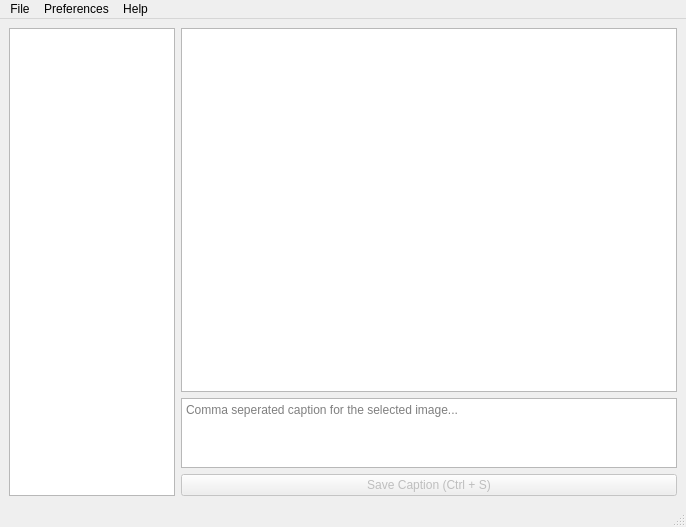
<?xml version="1.0" encoding="UTF-8"?>
<ui version="4.0">
 <class>MainWindow</class>
 <widget class="QMainWindow" name="MainWindow">
  <property name="geometry">
   <rect>
    <x>0</x>
    <y>0</y>
    <width>686</width>
    <height>527</height>
   </rect>
  </property>
  <property name="windowTitle">
   <string>Files</string>
  </property>
  <property name="statusTip">
   <string>Ready</string>
  </property>
  <widget class="QWidget" name="centralwidget">
   <layout class="QGridLayout" name="gridLayout">
    <item row="0" column="0">
     <layout class="QHBoxLayout" name="horizontalLayout" stretch="25,75">
      <property name="sizeConstraint">
       <enum>QLayout::SetMaximumSize</enum>
      </property>
      <property name="topMargin">
       <number>0</number>
      </property>
      <item>
       <widget class="QListWidget" name="listFile">
        <property name="toolTip">
         <string>List of files in the folder</string>
        </property>
        <property name="statusTip">
         <string>List of files in the folder</string>
        </property>
        <property name="frameShape">
         <enum>QFrame::StyledPanel</enum>
        </property>
       </widget>
      </item>
      <item>
       <layout class="QVBoxLayout" name="verticalLayout" stretch="90,10">
        <item>
         <widget class="QGraphicsView" name="img"/>
        </item>
        <item>
         <layout class="QGridLayout" name="gridLayout_4">
          <item row="1" column="0">
           <widget class="QPushButton" name="btnSaveCaption">
            <property name="enabled">
             <bool>false</bool>
            </property>
            <property name="toolTip">
             <string>Write the caption to a file</string>
            </property>
            <property name="statusTip">
             <string>Write the caption to file</string>
            </property>
            <property name="text">
             <string>Save Caption (Ctrl + S)</string>
            </property>
            <property name="shortcut">
             <string>Ctrl+S</string>
            </property>
           </widget>
          </item>
          <item row="0" column="0">
           <widget class="QPlainTextEdit" name="txtCaption">
            <property name="toolTip">
             <string>Caption for the image</string>
            </property>
            <property name="statusTip">
             <string>Caption for the Image</string>
            </property>
            <property name="placeholderText">
             <string>Comma seperated caption for the selected image...</string>
            </property>
           </widget>
          </item>
         </layout>
        </item>
       </layout>
      </item>
     </layout>
    </item>
   </layout>
  </widget>
  <widget class="QMenuBar" name="menubar">
   <property name="geometry">
    <rect>
     <x>0</x>
     <y>0</y>
     <width>686</width>
     <height>21</height>
    </rect>
   </property>
   <widget class="QMenu" name="menuFile">
    <property name="title">
     <string>File</string>
    </property>
    <addaction name="mnuOpenFolder"/>
    <addaction name="mnuCloseFolder"/>
    <addaction name="separator"/>
    <addaction name="mnuExit"/>
   </widget>
   <widget class="QMenu" name="menuAbout">
    <property name="title">
     <string>Help</string>
    </property>
    <addaction name="mnuAbout"/>
   </widget>
   <widget class="QMenu" name="menuPreferences">
    <property name="title">
     <string>Preferences</string>
    </property>
    <addaction name="mnuTheme"/>
   </widget>
   <addaction name="menuFile"/>
   <addaction name="menuPreferences"/>
   <addaction name="menuAbout"/>
  </widget>
  <widget class="QStatusBar" name="statusbar"/>
  <action name="mnuOpenFolder">
   <property name="text">
    <string>Open Folder</string>
   </property>
   <property name="statusTip">
    <string>Open a new folder</string>
   </property>
   <property name="shortcut">
    <string>Ctrl+O</string>
   </property>
  </action>
  <action name="mnuCloseFolder">
   <property name="text">
    <string>Close</string>
   </property>
   <property name="iconText">
    <string>Close Folder</string>
   </property>
   <property name="statusTip">
    <string>Close folder</string>
   </property>
   <property name="shortcut">
    <string>Ctrl+W</string>
   </property>
  </action>
  <action name="mnuExit">
   <property name="icon">
    <iconset theme="exit.png">
     <normaloff>.</normaloff>.</iconset>
   </property>
   <property name="text">
    <string>Exit</string>
   </property>
   <property name="statusTip">
    <string>Exit application</string>
   </property>
   <property name="shortcut">
    <string>Ctrl+Q</string>
   </property>
  </action>
  <action name="mnuAbout">
   <property name="text">
    <string>About</string>
   </property>
   <property name="statusTip">
    <string>Help</string>
   </property>
  </action>
  <action name="mnuTheme">
   <property name="text">
    <string>Theme</string>
   </property>
  </action>
 </widget>
 <resources/>
 <connections/>
</ui>
